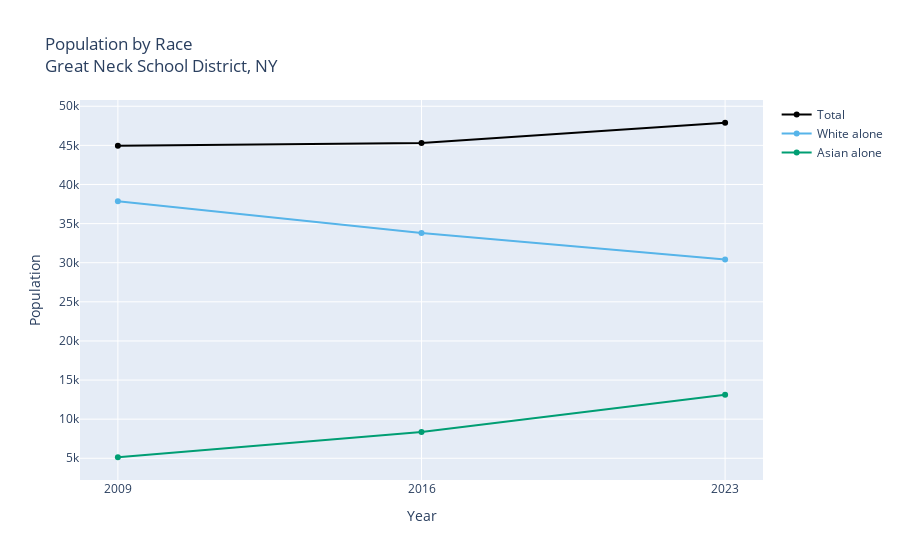

Write notebook code for a chart like this one.
### Markdown cell above
So there are two primary racial groups within Great Neck: "White alone" and "Asian alone". Let's simplify things by dropping all the other columns, and then creating two graphs: the raw data, and the percent change in those values over time.

### Code cell
df = df.loc[:, ["Total", "White alone", "Asian alone", "Year"]]

graph_multiyear(
    df=df,
    title="Population by Race<br>Great Neck School District, NY",
    yaxis_title="Population",
)

### Figure 1 — Plotly figure (JSON) as saved in the notebook; plotly's stock layout.template omitted (floating-point values rounded to 4 significant figures)
{"data": [{"hovertemplate": "Year: %{x}<br>Total: %{y:,}<extra></extra>", "line": {"color": "black"}, "mode": "lines+markers", "name": "Total", "type": "scatter", "x": [2009, 2016, 2023], "y": [44953, 45310, 47891]}, {"hovertemplate": "Year: %{x}<br>White alone: %{y:,}<extra></extra>", "line": {"color": "#56B4E9"}, "mode": "lines+markers", "name": "White alone", "type": "scatter", "x": [2009, 2016, 2023], "y": [37848, 33808, 30397]}, {"hovertemplate": "Year: %{x}<br>Asian alone: %{y:,}<extra></extra>", "line": {"color": "#009E73"}, "mode": "lines+markers", "name": "Asian alone", "type": "scatter", "x": [2009, 2016, 2023], "y": [5132, 8369, 13112]}], "layout": {"title": {"text": "Population by Race<br>Great Neck School District, NY"}, "xaxis": {"tickmode": "array", "ticktext": ["2009", "2016", "2023"], "tickvals": [2009, 2016, 2023], "title": {"text": "Year"}}, "yaxis": {"title": {"text": "Population"}}}}
